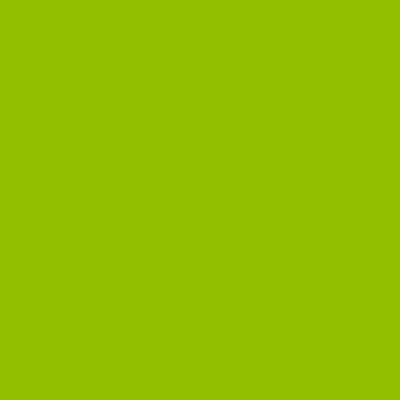
Frame 1 (no input)
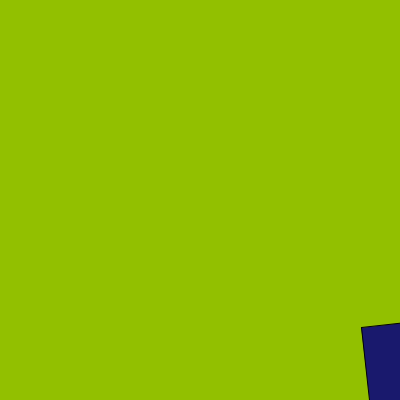
Frame 60 (the mouse pressed at the canvas centre just before this capture)
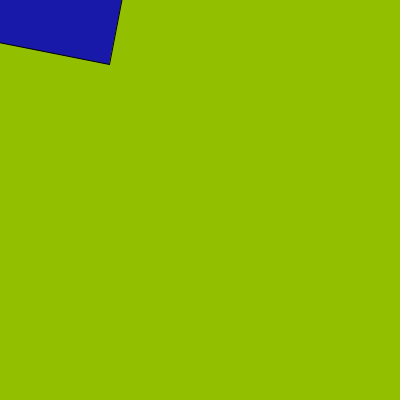
Frame 120 (the mouse held since frame 60 and released just before this capture)

The Processing sketch that drew these frames (run headless with seeded random() and noise(); from frame 60 on, the mouse is pressed at the canvas centre):

// Processing sketch: processing_18553
// ── processing_18553.pde

//Adam Oaks

void setup(){
  size(400,400);
  frameRate(75);
}

int x=50;
int y=50;
int r=10;

void draw(){
  background(146,192,0);
  fill(25,25,y);
  rectMode(CENTER);
  translate(width/2,height/2);
  rotate(r);
  rect(width/2,height/2,x,y);
  x++;
 y++;
 r++;
}
